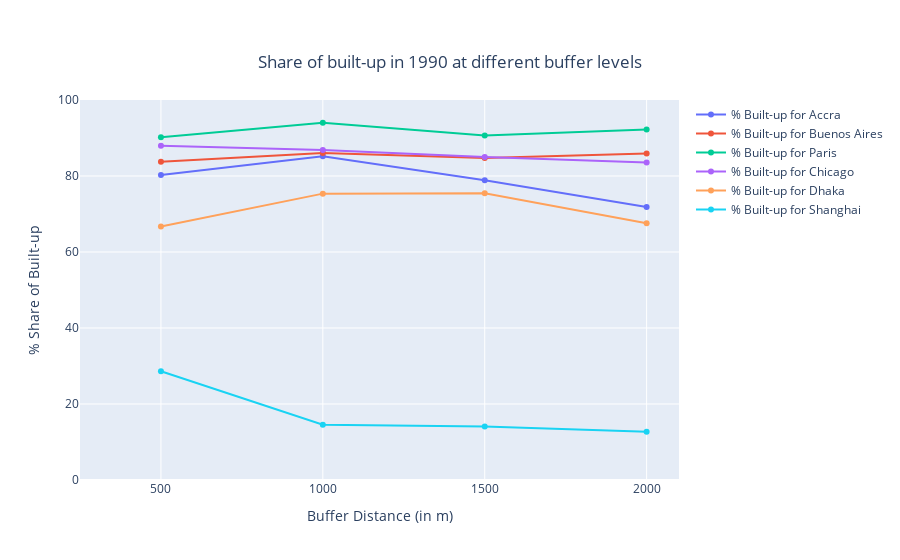
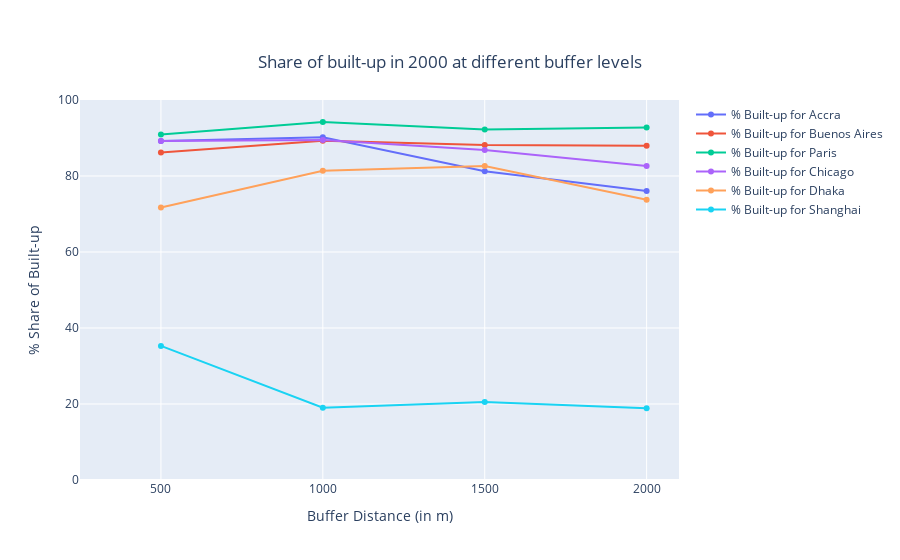
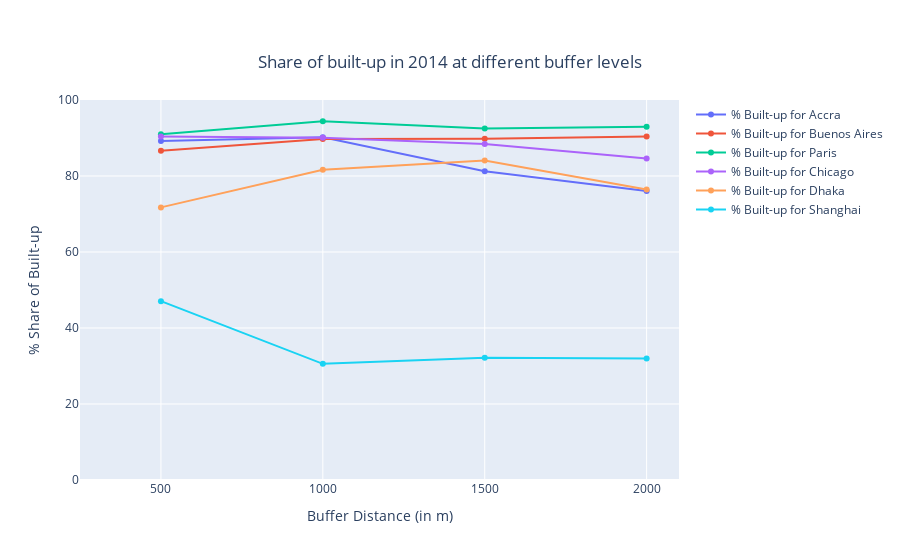

These figures' notebook cell, in order:
### Code cell
for year in [1990, 2000, 2014]:
    fig = go.Figure()
    for key in master_non.keys():
        x = [500, 1000, 1500, 2000]
        
        fig.add_trace(go.Scatter(x=x, y=master_non[key][year],
                     mode='lines+markers', text=master_non[key][year],  name='% Built-up for {}'.format(key)))
        
    fig.update_layout(
        title={
            'text': "Share of built-up in {} at different buffer levels".format(year),
            'y':0.9,
            'x':0.5,
            'xanchor': 'center',
            'yanchor': 'top'})

    fig.update_layout(xaxis_title='Buffer Distance (in m)',
                       yaxis_title='% Share of Built-up')
    fig.update_traces(hoverinfo='text+name', mode='lines+markers')
    fig.update_xaxes(range=[250,2100])
    fig.update_yaxes(range=[0,100])
    
    fig.show()

### Figure 1 — Plotly figure (JSON) as saved in the notebook; plotly's stock layout.template omitted (floating-point values rounded to 4 significant figures)
{"data": [{"hoverinfo": "text+name", "mode": "lines+markers", "name": "% Built-up for Accra", "text": ["80.29", "85.22", "78.89", "71.85"], "type": "scatter", "x": [500, 1000, 1500, 2000], "y": [80.29, 85.22, 78.89, 71.85]}, {"hoverinfo": "text+name", "mode": "lines+markers", "name": "% Built-up for Buenos Aires", "text": ["83.74", "86.03", "84.72", "85.91"], "type": "scatter", "x": [500, 1000, 1500, 2000], "y": [83.74, 86.03, 84.72, 85.91]}, {"hoverinfo": "text+name", "mode": "lines+markers", "name": "% Built-up for Paris", "text": ["90.23", "94.01", "90.65", "92.24"], "type": "scatter", "x": [500, 1000, 1500, 2000], "y": [90.23, 94.01, 90.65, 92.24]}, {"hoverinfo": "text+name", "mode": "lines+markers", "name": "% Built-up for Chicago", "text": ["87.94", "86.84", "85.01", "83.55"], "type": "scatter", "x": [500, 1000, 1500, 2000], "y": [87.94, 86.84, 85.01, 83.55]}, {"hoverinfo": "text+name", "mode": "lines+markers", "name": "% Built-up for Dhaka", "text": ["66.69", "75.36", "75.48", "67.57"], "type": "scatter", "x": [500, 1000, 1500, 2000], "y": [66.69, 75.36, 75.48, 67.57]}, {"hoverinfo": "text+name", "mode": "lines+markers", "name": "% Built-up for Shanghai", "text": ["28.61", "14.57", "14.07", "12.7"], "type": "scatter", "x": [500, 1000, 1500, 2000], "y": [28.61, 14.57, 14.07, 12.7]}], "layout": {"title": {"text": "Share of built-up in 1990 at different buffer levels", "x": 0.5, "xanchor": "center", "y": 0.9, "yanchor": "top"}, "xaxis": {"range": [250, 2100], "title": {"text": "Buffer Distance (in m)"}}, "yaxis": {"range": [0, 100], "title": {"text": "% Share of Built-up"}}}}

### Figure 2 — Plotly figure (JSON) as saved in the notebook; plotly's stock layout.template omitted (floating-point values rounded to 4 significant figures)
{"data": [{"hoverinfo": "text+name", "mode": "lines+markers", "name": "% Built-up for Accra", "text": ["89.24", "90.2", "81.28", "76.06"], "type": "scatter", "x": [500, 1000, 1500, 2000], "y": [89.24, 90.2, 81.28, 76.06]}, {"hoverinfo": "text+name", "mode": "lines+markers", "name": "% Built-up for Buenos Aires", "text": ["86.17", "89.29", "88.14", "87.98"], "type": "scatter", "x": [500, 1000, 1500, 2000], "y": [86.17, 89.29, 88.14, 87.98]}, {"hoverinfo": "text+name", "mode": "lines+markers", "name": "% Built-up for Paris", "text": ["90.91", "94.24", "92.21", "92.76"], "type": "scatter", "x": [500, 1000, 1500, 2000], "y": [90.91, 94.24, 92.21, 92.76]}, {"hoverinfo": "text+name", "mode": "lines+markers", "name": "% Built-up for Chicago", "text": ["89.18", "89.48", "86.86", "82.65"], "type": "scatter", "x": [500, 1000, 1500, 2000], "y": [89.18, 89.48, 86.86, 82.65]}, {"hoverinfo": "text+name", "mode": "lines+markers", "name": "% Built-up for Dhaka", "text": ["71.69", "81.36", "82.63", "73.75"], "type": "scatter", "x": [500, 1000, 1500, 2000], "y": [71.69, 81.36, 82.63, 73.75]}, {"hoverinfo": "text+name", "mode": "lines+markers", "name": "% Built-up for Shanghai", "text": ["35.28", "19.01", "20.5", "18.86"], "type": "scatter", "x": [500, 1000, 1500, 2000], "y": [35.28, 19.01, 20.5, 18.86]}], "layout": {"title": {"text": "Share of built-up in 2000 at different buffer levels", "x": 0.5, "xanchor": "center", "y": 0.9, "yanchor": "top"}, "xaxis": {"range": [250, 2100], "title": {"text": "Buffer Distance (in m)"}}, "yaxis": {"range": [0, 100], "title": {"text": "% Share of Built-up"}}}}

### Figure 3 — Plotly figure (JSON) as saved in the notebook; plotly's stock layout.template omitted (floating-point values rounded to 4 significant figures)
{"data": [{"hoverinfo": "text+name", "mode": "lines+markers", "name": "% Built-up for Accra", "text": ["89.24", "90.2", "81.28", "76.08"], "type": "scatter", "x": [500, 1000, 1500, 2000], "y": [89.24, 90.2, 81.28, 76.08]}, {"hoverinfo": "text+name", "mode": "lines+markers", "name": "% Built-up for Buenos Aires", "text": ["86.64", "89.74", "89.77", "90.4"], "type": "scatter", "x": [500, 1000, 1500, 2000], "y": [86.64, 89.74, 89.77, 90.4]}, {"hoverinfo": "text+name", "mode": "lines+markers", "name": "% Built-up for Paris", "text": ["90.96", "94.43", "92.48", "92.98"], "type": "scatter", "x": [500, 1000, 1500, 2000], "y": [90.96, 94.43, 92.48, 92.98]}, {"hoverinfo": "text+name", "mode": "lines+markers", "name": "% Built-up for Chicago", "text": ["90.42", "90.07", "88.43", "84.63"], "type": "scatter", "x": [500, 1000, 1500, 2000], "y": [90.42, 90.07, 88.43, 84.63]}, {"hoverinfo": "text+name", "mode": "lines+markers", "name": "% Built-up for Dhaka", "text": ["71.74", "81.63", "84.09", "76.45"], "type": "scatter", "x": [500, 1000, 1500, 2000], "y": [71.74, 81.63, 84.09, 76.45]}, {"hoverinfo": "text+name", "mode": "lines+markers", "name": "% Built-up for Shanghai", "text": ["47.06", "30.57", "32.14", "32.0"], "type": "scatter", "x": [500, 1000, 1500, 2000], "y": [47.06, 30.57, 32.14, 32]}], "layout": {"title": {"text": "Share of built-up in 2014 at different buffer levels", "x": 0.5, "xanchor": "center", "y": 0.9, "yanchor": "top"}, "xaxis": {"range": [250, 2100], "title": {"text": "Buffer Distance (in m)"}}, "yaxis": {"range": [0, 100], "title": {"text": "% Share of Built-up"}}}}
